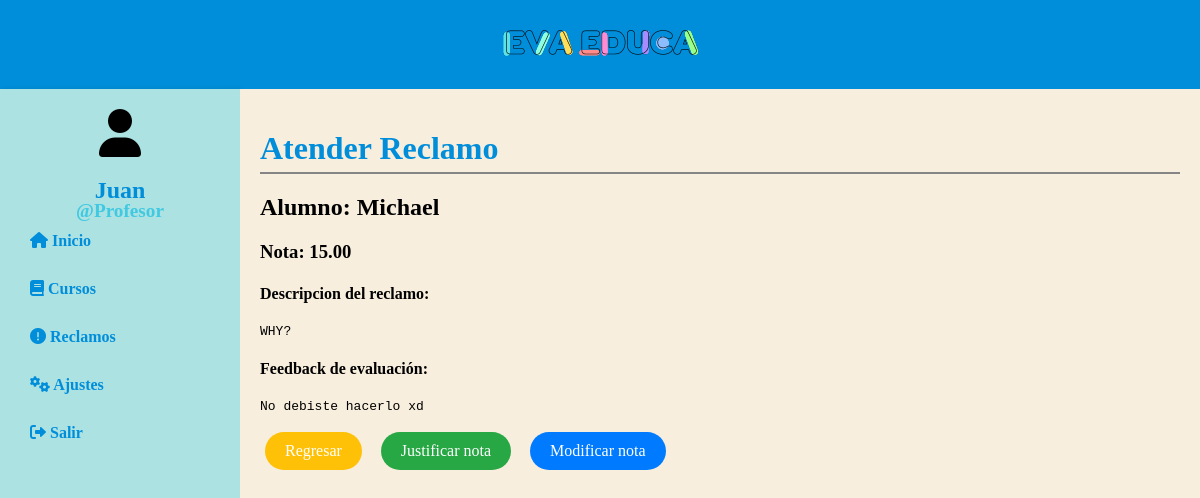
The app's page /profesor/reclamos/atender/1/ (signed in) with its own data.
### profesor/models.py (models this page shows, shortened)
class profesor(models.Model):
    nombre = models.CharField(max_length=100)
    correo = models.EmailField(unique=True)
    usuario = models.CharField(max_length=50, unique=True)
    contrasena = models.CharField(max_length=100)
    id_inst_ed = models.ForeignKey(institucion, on_delete=models.CASCADE)

### alumno/models.py (models this page shows)
class reclamo(models.Model):
    id_evaluacion = models.ForeignKey(evaluacion, on_delete=models.CASCADE)
    id_alumno = models.ForeignKey(alumno, on_delete=models.CASCADE)
    descripcion = models.TextField(null=True, blank=True)
    respuesta = models.TextField(null=True, blank=True)
    estado = models.BooleanField(default=True)

class alumno(models.Model):
    nombre = models.CharField(max_length=100)
    correo = models.EmailField(unique=True)
    usuario = models.CharField(max_length=50)
    contrasena = models.CharField(max_length=100)
    id_curso = models.ManyToManyField(curso, through='AlumnoCurso')
    id_inst_ed = models.ForeignKey(institucion, on_delete=models.CASCADE)

class evaluacion(models.Model):
    file = models.FileField(upload_to='uploads/')
    uploaded_at = models.DateTimeField(auto_now_add=True)
    id_curso = models.ForeignKey(curso, on_delete=models.CASCADE)
    id_alumno = models.ForeignKey(alumno, on_delete=models.CASCADE)
    id_tarea = models.ForeignKey(tareas, on_delete=models.CASCADE, null=True)
    nota = models.DecimalField(max_digits=4, decimal_places=2, null=True, blank=True)
    respuesta = models.TextField(null=True, blank=True)

### profesor/decorators.py (the view)
    def wrapper(request, *args, **kwargs):
        if 'profesor_id' not in request.session:
            return redirect('login_p')
        return view_func(request, *args, **kwargs)

### profesor/context_processors.py (called while the page is built)
def profesor_context(request):
    profesor_id = request.session.get('profesor_id')
    if profesor_id:
        profesor_obj = profesor.objects.get(id=profesor_id)
        return {'profesor_logueado': profesor_obj}
    return {}

### profesor/views.py (called while the page is built)
@profesor_login_required
def atender_reclamo(request, reclamo_id):
    reclamo_obj = get_object_or_404(reclamo, id=reclamo_id)
    context = {
        'reclamo': reclamo_obj
    }
    return render(request, 'atender_reclamo.html', context)

### profesor/templates/atender_reclamo.html
{% extends 'layouts/base_p.html' %}
{% block content %}
<h1 class="titulo-cursos">Atender Reclamo</h1>
<h2>Alumno: {{ reclamo.id_alumno.nombre }}</h2>
<h3>Nota: {{ reclamo.id_evaluacion.nota }}</h3>
<h4>Descripcion del reclamo:</h4>
<pre>{{ reclamo.descripcion }}</pre>
<h4>Feedback de evaluación:</h4>
<pre>{{ reclamo.id_evaluacion.respuesta }}</pre>
<a href="{% url 'lista_reclamos' %}" class="btn btn-yellow">Regresar</a>
<a href="{% url 'justificar_nota' reclamo.id %}" class="btn btn-green">Justificar nota</a>
<a href="{% url 'modificar_nota' reclamo.id %}" class="btn btn-blue">Modificar nota</a>
{% endblock %}

### profesor/templates/layouts/base_p.html (shortened to what this page needs)
{% load static %}
<!DOCTYPE html>
<html lang="en">
<head>
    <link rel="stylesheet" href="{% static 'styles/main.css' %}">
    <link rel="stylesheet" href="{% static 'styles/cursos.css' %}">
    <link rel="stylesheet" href="{% static 'styles/tarea.css' %}">
    <link rel="stylesheet" href="{% static 'styles/crear_tarea.css' %}">
    <link rel="stylesheet" href="{% static 'styles/resetear.css' %}">
    <link rel="stylesheet" href="https://cdnjs.cloudflare.com/ajax/libs/font-awesome/6.0.0-beta3/css/all.min.css">
</head>
<body>
    <div class="header">
        <img src="{% static 'images/logo.png' %}" alt="EvaEduca Logo">
    </div>
    <div class="container">
        <nav class="navbar">
            {% if profesor_logueado %}
                <div class="navbar-profesor-info">
                    <i class="fas fa-user"></i>
                    <h1 class="navbar-welcome1">{{ profesor_logueado.nombre }}</h1>
                    <h1 class="navbar-welcome">@Profesor</h1>
                </div>
            {% endif %}
            <ul>
                <li>
                    <a href="{% url 'profesor_inicio' %}">
                        <i class="fas fa-home"></i> Inicio
                    </a>
                </li>
                <li>
                    <a href="{% url 'cursos' %}">
                        <i class="fas fa-book"></i> Cursos
                    </a>
                </li>
                <li>
                    <a href="{% url 'lista_reclamos' %}">
                        <i class="fas fa-exclamation-circle"></i> Reclamos
                    </a>
                </li>
                <li>
                    <a href="{% url 'reset' %}">
                        <i class="fas fa-cogs"></i> Ajustes
                    </a>
                </li>
                <li>
                    <a href="{% url 'logout_p' %}">
                        <i class="fas fa-right-from-bracket"></i> Salir
                    </a>
                </li>
            </ul>
        </nav>
        <main class="content">
            {% block content %}
            {% endblock %}
        </main>
    </div>
</body>
</html>

### profesor/static/styles/main.css (style rules this page uses)
body, html { margin: 0; padding: 0; height: 100%; }
.container { display: flex; min-height: 100vh; }
.header { background-color: #008EDA; color: white; padding: 20px 0; text-align: center; width: 100%; box-shadow: 0 2px 5px rgba(0, 0, 0, 0.2); }
.navbar { width: 200px; background-color: #ACE2E2; padding: 20px; box-shadow: 2px 0 5px rgba(0,0,0,0.1); height: 100vh; }
.content { flex-grow: 1; padding: 20px; background-color: #F7EEDD; }
.navbar ul { list-style-type: none; padding: 0; }
.navbar li { margin-bottom: 10px; }
.navbar a { text-decoration: none; color: #008EDA; font-weight: bold; display: block; padding: 10px; border-radius: 4px; }
.content { flex-grow: 1; padding: 20px; }
.navbar-profesor-info { display: flex; flex-direction: column; align-items: center; margin-bottom: 20px; }
.navbar-profesor-info .fas { font-size: 3em; margin-bottom: 0px; }
.navbar-welcome1 { font-size: 1.5em; color: #008EDA; margin-bottom: -20px; }
.navbar-welcome { font-size: 1.2em; color: #41C9E1; margin-bottom: -20px; }

### profesor/static/styles/cursos.css (style rules this page uses)
.titulo-cursos { color: #008EDA; border-bottom: 2px solid #868585; padding-bottom: 5px; margin-bottom: 10px; }

### profesor/static/styles/tarea.css (style rules this page uses)
.btn { display: inline-block; text-decoration: none; color: #fff; padding: 10px 20px; border-radius: 20px; font-size: 16px; margin: 5px; outline: none; }
.btn-green { background-color: #28a745; }
.btn-yellow { background-color: #ffc107; }
.btn-blue { background-color: #007bff; }

### profesor/static/styles/crear_tarea.css (style rules this page uses)
.btn { margin-right: 10px; }

### records on screen
profesor: nombre "Juan"
reclamo: id_alumno.nombre "Michael", id_evaluacion.nota "15.00", descripcion "WHY?", id_evaluacion.respuesta "No debiste hacerlo xd"
